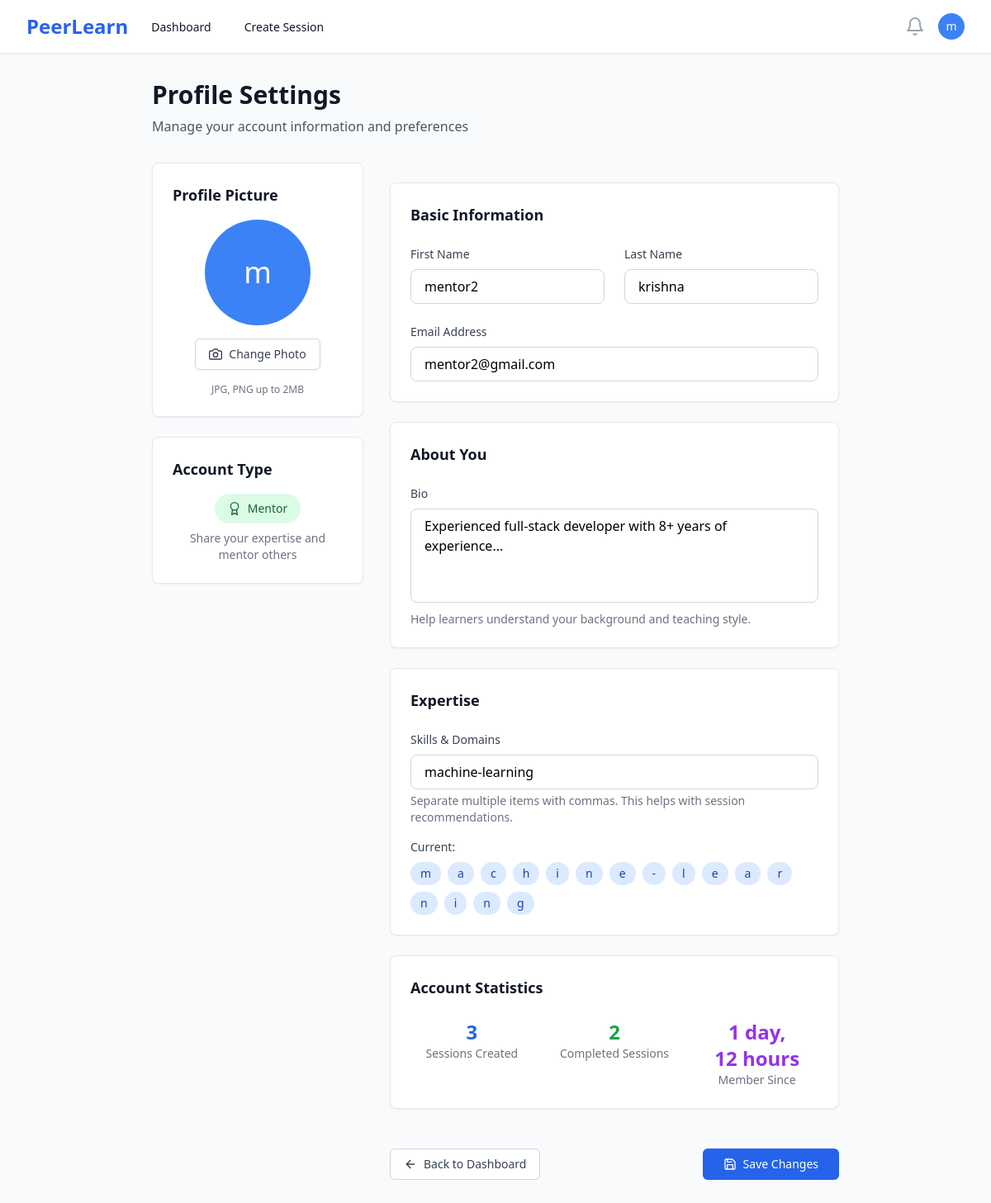
The app's page /profile/ (signed in) with its own data.
### users/models.py (models this page shows, shortened)
class User(AbstractUser):
    ROLE_CHOICES = [
        ('mentor', 'Mentor'),
        ('learner', 'Learner'),
    ]
    id = models.UUIDField(primary_key=True, default=uuid.uuid4, editable=False)
    role = models.CharField(max_length=10, choices=ROLE_CHOICES, default='learner')
    bio = models.TextField(blank=True, null=True)
    skills = models.CharField(max_length=500, blank=True, help_text="Comma-separated skills for recommendation matching")
    expertise = models.CharField(max_length=100, blank=True, help_text="Primary domain/area of expertise")
    profile_image = models.ImageField(upload_to='profiles/', blank=True, null=True)
    created_at = models.DateTimeField(auto_now_add=True)
    updated_at = models.DateTimeField(auto_now=True)
    @property
    def is_mentor(self):
        return self.role == 'mentor'

### users/views.py (the view, shortened to what this page needs)
# urls.py: path('profile/', views.profile_view, name='profile'),
@login_required
def profile_view(request):
    if request.method == 'POST':
        form = UserProfileForm(request.POST, request.FILES, instance=request.user)
        if form.is_valid():
            form.save()
            messages.success(request, 'Profile updated successfully!')
            return redirect('profile')
    else:
        form = UserProfileForm(instance=request.user)
    if request.user.is_mentor:
        from sessions.models import Session
        completed_sessions_count = Session.objects.filter(
            mentor=request.user,
            status='completed'
        ).count()
        confirmed_bookings_count = 0
    context = {
        'form': form,
        'completed_sessions_count': completed_sessions_count,
        'confirmed_bookings_count': confirmed_bookings_count,
    }
    return render(request, 'profile.html', context)

### users/forms.py
class UserProfileForm(forms.ModelForm):
    class Meta:
        model = User
        fields = ('first_name', 'last_name', 'email', 'bio', 'expertise', 'profile_image')
        widgets = {
            'bio': forms.Textarea(attrs={'rows': 4}),
            'expertise': forms.TextInput(attrs={'placeholder': 'Enter skills separated by commas'}),
        }
    def __init__(self, *args, **kwargs):
        super().__init__(*args, **kwargs)
        for field_name, field in self.fields.items():
            field.widget.attrs['class'] = 'w-full px-4 py-2 border border-gray-300 rounded-lg focus:ring-2 focus:ring-blue-500 focus:border-transparent'

### templates/profile.html (shortened to what this page needs)
{% extends 'base.html' %}
{% block content %}
<div class="max-w-4xl mx-auto px-4 sm:px-6 lg:px-8 py-8">
    <div class="mb-8">
        <h1 class="text-3xl font-bold text-gray-900">Profile Settings</h1>
        <p class="mt-2 text-gray-600">Manage your account information and preferences</p>
    </div>
    <div class="grid grid-cols-1 lg:grid-cols-3 gap-8">
        <div class="lg:col-span-1">
            <div class="bg-white rounded-lg shadow-sm border border-gray-200 p-6">
                <h2 class="text-lg font-semibold text-gray-900 mb-4">Profile Picture</h2>
                <div class="text-center">
                    {% if user.profile_image %}
                        <img class="h-32 w-32 rounded-full mx-auto mb-4" src="{{ user.profile_image.url }}" alt="Profile picture">
                    {% else %}
                        <div class="h-32 w-32 rounded-full bg-blue-500 flex items-center justify-center mx-auto mb-4">
                            <span class="text-white text-4xl font-medium">{{ user.first_name|first|default:user.username|first }}</span>
                        </div>
                    {% endif %}
                    <div class="mb-4">
                        <label for="profile_image" class="cursor-pointer inline-flex items-center px-4 py-2 border border-gray-300 rounded-md shadow-sm text-sm font-medium text-gray-700 bg-white hover:bg-gray-50 focus:outline-none focus:ring-2 focus:ring-offset-2 focus:ring-blue-500">
                            <i data-feather="camera" class="h-4 w-4 mr-2"></i>
                            Change Photo
                        </label>
                    </div>
                    <p class="text-xs text-gray-500">
                        JPG, PNG up to 2MB
                    </p>
                </div>
            </div>
            <div class="mt-6 bg-white rounded-lg shadow-sm border border-gray-200 p-6">
                <h2 class="text-lg font-semibold text-gray-900 mb-4">Account Type</h2>
                <div class="text-center">
                    <div class="inline-flex items-center px-4 py-2 rounded-full text-sm font-medium
                                {% if user.is_mentor %}bg-green-100 text-green-800{% else %}bg-blue-100 text-blue-800{% endif %}">
                        {% if user.is_mentor %}
                            <i data-feather="award" class="h-4 w-4 mr-2"></i>
                            Mentor
                        {% else %}
                            <i data-feather="book-open" class="h-4 w-4 mr-2"></i>
                            Learner
                        {% endif %}
                    </div>
                    <p class="mt-2 text-sm text-gray-500">
                        {% if user.is_mentor %}
                            Share your expertise and mentor others
                        {% else %}
                            Learn from expert mentors
                        {% endif %}
                    </p>
                </div>
            </div>
        </div>
        <div class="lg:col-span-2">
            <form method="post" enctype="multipart/form-data" class="space-y-6">
                <div class="bg-white rounded-lg shadow-sm border border-gray-200 p-6">
                    <h2 class="text-lg font-semibold text-gray-900 mb-6">Basic Information</h2>
                    <div class="grid grid-cols-1 md:grid-cols-2 gap-6">
                        <div>
                            <label for="{{ form.first_name.id_for_label }}" class="block text-sm font-medium text-gray-700 mb-2">
                                First Name
                            </label>
                            <input type="text"
                                   id="{{ form.first_name.id_for_label }}"
                                   name="{{ form.first_name.name }}"
                                   value="{{ form.first_name.value|default:'' }}"
                                   class="w-full px-4 py-2 border border-gray-300 rounded-lg focus:ring-2 focus:ring-blue-500 focus:border-transparent">
                        </div>
                        <div>
                            <label for="{{ form.last_name.id_for_label }}" class="block text-sm font-medium text-gray-700 mb-2">
                                Last Name
                            </label>
                            <input type="text"
                                   id="{{ form.last_name.id_for_label }}"
                                   name="{{ form.last_name.name }}"
                                   value="{{ form.last_name.value|default:'' }}"
                                   class="w-full px-4 py-2 border border-gray-300 rounded-lg focus:ring-2 focus:ring-blue-500 focus:border-transparent">
                        </div>
                    </div>
                    <div class="mt-6">
                        <label for="{{ form.email.id_for_label }}" class="block text-sm font-medium text-gray-700 mb-2">
                            Email Address
                        </label>
                        <input type="email"
                               id="{{ form.email.id_for_label }}"
                               name="{{ form.email.name }}"
                               value="{{ form.email.value|default:'' }}"
                               class="w-full px-4 py-2 border border-gray-300 rounded-lg focus:ring-2 focus:ring-blue-500 focus:border-transparent">
                    </div>
                </div>
                <div class="bg-white rounded-lg shadow-sm border border-gray-200 p-6">
                    <h2 class="text-lg font-semibold text-gray-900 mb-6">About You</h2>
                    <div>
                        <label for="{{ form.bio.id_for_label }}" class="block text-sm font-medium text-gray-700 mb-2">
                            Bio
                        </label>
                        <textarea id="{{ form.bio.id_for_label }}"
                                  name="{{ form.bio.name }}"
                                  rows="4"
                                  class="w-full px-4 py-2 border border-gray-300 rounded-lg focus:ring-2 focus:ring-blue-500 focus:border-transparent resize-none"
                                  placeholder="Tell others about yourself, your background, and interests...">{{ form.bio.value|default:'' }}</textarea>
                        <p class="mt-1 text-sm text-gray-500">
                            {% if user.is_mentor %}
                                Help learners understand your background and teaching style.
                            {% else %}
                                Share your learning goals and interests.
                            {% endif %}
                        </p>
                    </div>
                </div>
                <div class="bg-white rounded-lg shadow-sm border border-gray-200 p-6">
                    <h2 class="text-lg font-semibold text-gray-900 mb-6">
                        {% if user.is_mentor %}Expertise{% else %}Interests{% endif %}
                    </h2>
                    <div>
                        <label for="{{ form.expertise.id_for_label }}" class="block text-sm font-medium text-gray-700 mb-2">
                            {% if user.is_mentor %}Skills & Domains{% else %}Learning Interests{% endif %}
                        </label>
                        <input type="text"
                               id="{{ form.expertise.id_for_label }}"
                               name="{{ form.expertise.name }}"
                               value="{{ form.expertise.value|default:'' }}"
                               class="w-full px-4 py-2 border border-gray-300 rounded-lg focus:ring-2 focus:ring-blue-500 focus:border-transparent"
                               placeholder="{% if user.is_mentor %}e.g., Python, Machine Learning, Web Development{% else %}e.g., Programming, Data Science, Design{% endif %}">
                        <p class="mt-1 text-sm text-gray-500">
                            Separate multiple items with commas. This helps with session recommendations.
                        </p>
                    </div>
                    {% if user.expertise %}
                    <div class="mt-4">
                        <p class="text-sm font-medium text-gray-700 mb-2">Current:</p>
                        <div class="flex flex-wrap gap-2">
                            {% for item in user.expertise %}
                                <span class="px-3 py-1 text-sm font-medium bg-blue-100 text-blue-800 rounded-full">
                                    {{ item }}
                                </span>
                            {% endfor %}
                        </div>
                    </div>
                    {% endif %}
                </div>
                <div class="bg-white rounded-lg shadow-sm border border-gray-200 p-6">
                    <h2 class="text-lg font-semibold text-gray-900 mb-6">Account Statistics</h2>
                    <div class="grid grid-cols-1 md:grid-cols-3 gap-6">
                        <div class="text-center">
                            <div class="text-2xl font-bold text-blue-600">
                                {% if user.is_mentor %}{{ user.mentor_sessions.count }}{% else %}{{ user.bookings.count }}{% endif %}
                            </div>
                            <div class="text-sm text-gray-500">
                                {% if user.is_mentor %}Sessions Created{% else %}Sessions Attended{% endif %}
                            </div>
                        </div>
                        <div class="text-center">
                            <div class="text-2xl font-bold text-green-600">
                                {% if user.is_mentor %}{{ completed_sessions_count }}{% else %}{{ confirmed_bookings_count }}{% endif %}
                            </div>
                            <div class="text-sm text-gray-500">
                                {% if user.is_mentor %}Completed Sessions{% else %}Confirmed Bookings{% endif %}
                            </div>
                        </div>
                        <div class="text-center">
                            <div class="text-2xl font-bold text-purple-600">{{ user.date_joined|timesince }}</div>
                            <div class="text-sm text-gray-500">Member Since</div>
                        </div>
                    </div>
                </div>
                <div class="flex justify-between pt-6">
                    <a href="{% if user.is_mentor %}{% url 'mentor_dashboard' %}{% else %}{% url 'learner_dashboard' %}{% endif %}"
                       class="inline-flex items-center px-4 py-2 border border-gray-300 text-sm font-medium rounded-md text-gray-700 bg-white hover:bg-gray-50 focus:outline-none focus:ring-2 focus:ring-offset-2 focus:ring-blue-500">
                        <i data-feather="arrow-left" class="h-4 w-4 mr-2"></i>
                        Back to Dashboard
                    </a>
                    <button type="submit"
                            class="inline-flex items-center px-6 py-2 border border-transparent text-sm font-medium rounded-md text-white bg-blue-600 hover:bg-blue-700 focus:outline-none focus:ring-2 focus:ring-offset-2 focus:ring-blue-500">
                        <i data-feather="save" class="h-4 w-4 mr-2"></i>
                        Save Changes
                    </button>
                </div>
            </form>
        </div>
    </div>
</div>
{% endblock %}

### templates/base.html (shortened to what this page needs)
<!DOCTYPE html>
<html lang="en" class="h-full bg-gray-50">
<head>
    <script src="https://cdn.tailwindcss.com"></script>
</head>
<body class="h-full">
    {% if user.is_authenticated %}
    <nav class="bg-white shadow-sm border-b border-gray-200" x-data="{ mobileMenuOpen: false }">
        <div class="max-w-7xl mx-auto px-4 sm:px-6 lg:px-8">
            <div class="flex justify-between h-16">
                <div class="flex">
                    <div class="flex-shrink-0 flex items-center">
                        <a href="{% url 'landing' %}" class="text-2xl font-bold text-blue-600">PeerLearn</a>
                    </div>
                    <div class="hidden sm:ml-6 sm:flex sm:space-x-8">
                        {% if user.is_mentor %}
                            <a href="{% url 'mentor_dashboard' %}" class="border-transparent text-gray-900 hover:text-blue-600 inline-flex items-center px-1 pt-1 border-b-2 text-sm font-medium">
                                Dashboard
                            </a>
                            <a href="{% url 'create_session' %}" class="border-transparent text-gray-900 hover:text-blue-600 inline-flex items-center px-1 pt-1 border-b-2 text-sm font-medium">
                                Create Session
                            </a>
                        {% endif %}
                    </div>
                </div>
                <div class="hidden sm:ml-6 sm:flex sm:items-center">
                    <button type="button" class="bg-white p-1 rounded-full text-gray-400 hover:text-gray-500 focus:outline-none focus:ring-2 focus:ring-offset-2 focus:ring-blue-500">
                        <i data-feather="bell" class="h-6 w-6"></i>
                    </button>
                    <div class="ml-3 relative" x-data="{ open: false }">
                        <div>
                            <button @click="open = !open" type="button" class="bg-white rounded-full flex text-sm focus:outline-none focus:ring-2 focus:ring-offset-2 focus:ring-blue-500" id="user-menu-button">
                                <div class="h-8 w-8 rounded-full bg-blue-500 flex items-center justify-center">
                                    <span class="text-white text-sm font-medium">{{ user.first_name|first|default:user.username|first }}</span>
                                </div>
                            </button>
                        </div>
                    </div>
                </div>
            </div>
        </div>
    </nav>
    {% endif %}
    <main class="{% if user.is_authenticated %}pt-0{% else %}pt-0{% endif %}">
        {% block content %}{% endblock %}
    </main>
</body>
</html>

### records on screen
User: first_name|first "m", first_name "mentor2", last_name "krishna", email "mentor2@gmail.com", bio "Experienced full-stack developer with 8+ years of experience...", expertise "machine-learning", mentor_sessions.count "3", date_joined "1 day, 12 hours"

### other values on screen
{{ item }} "m" "a" "c" "h" "i" "n" "e" "-" "l" "e" "a" "r" "n" "i" "n" "g"
{{ completed_sessions_count }} "2"
